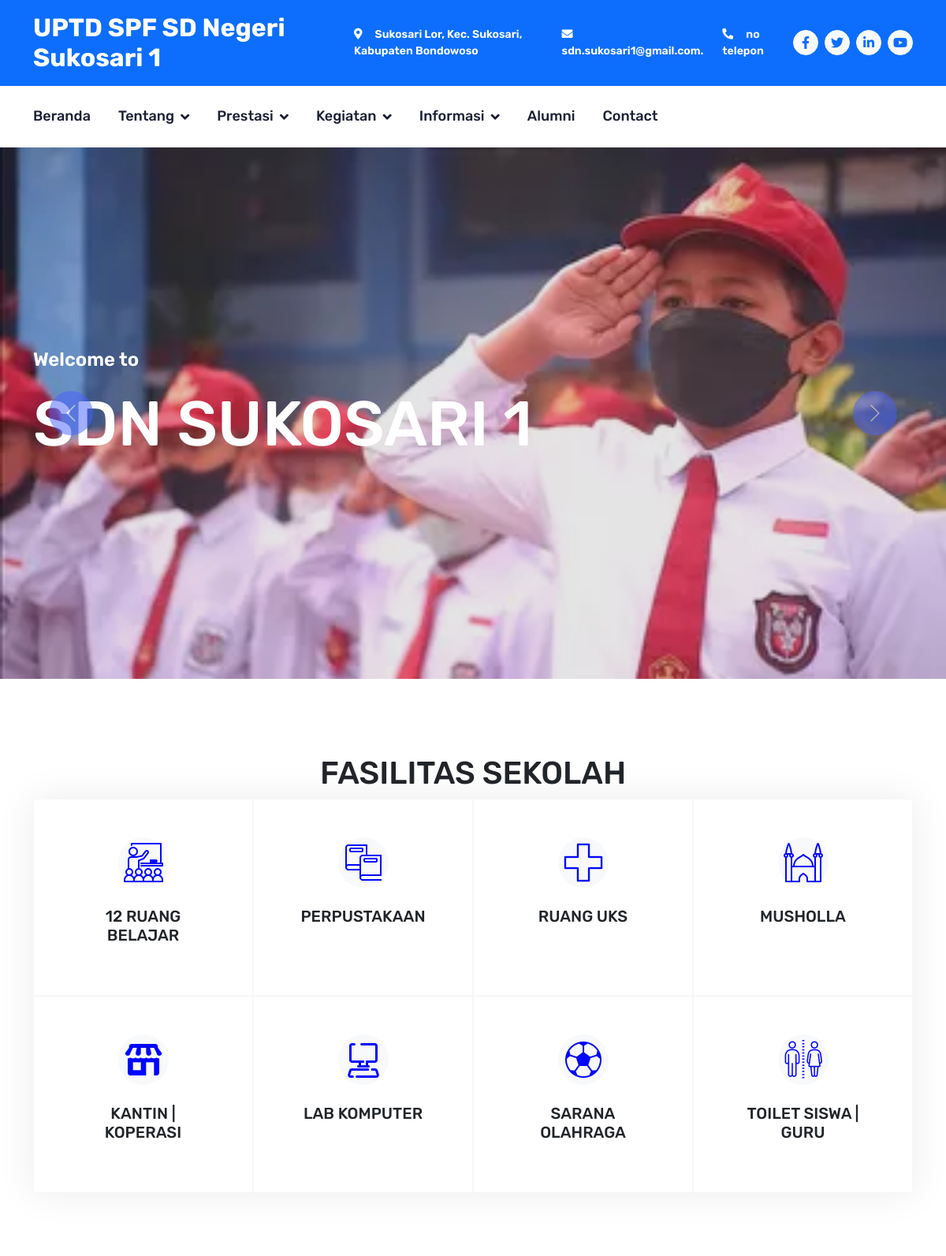
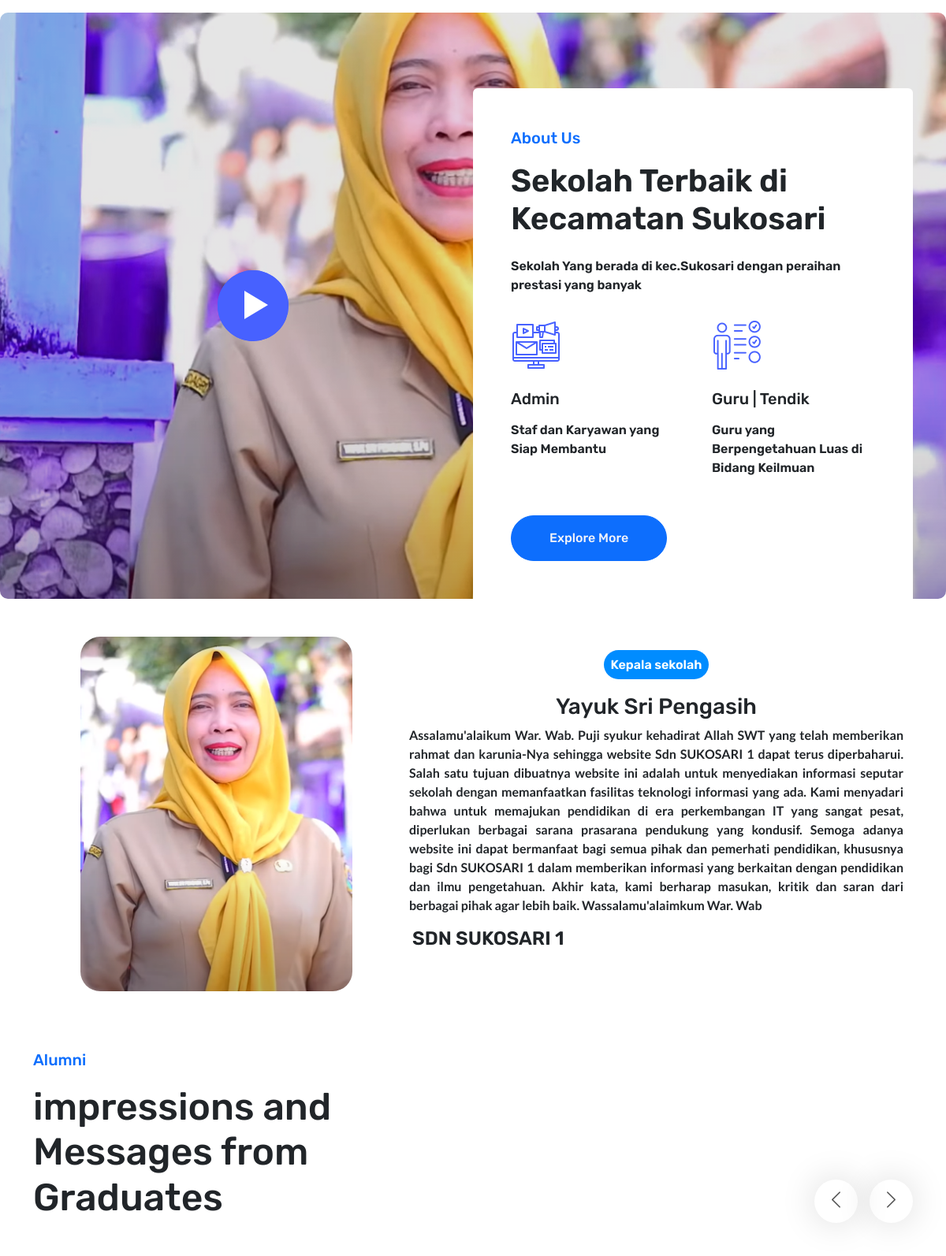
The page / (upper part) on the database its author committed (2 pictures, top to bottom).
### data/models.py (models this page shows, shortened)
class Fasilitas(models.Model):
    icon = models.ImageField(upload_to='images/fasilitas/')
    deskripsi = models.CharField(max_length=1000,null=True, blank=True)
    class Meta:
        verbose_name_plural="Fasilitas"

### data/views.py (the view)
# urls.py: path('', views.beranda, name='home'),
def beranda(request):
 fasilitas = Fasilitas.objects.all()
 data_alumnilk = AlumniLK.objects.all()
 data_alumnipr = AlumniPR.objects.all()
 context={
  'fasilitas': fasilitas,
  'data_alumnilk':data_alumnilk,
  'data_alumnipr':data_alumnipr,
 }
 return render(request,'view/utama.html',context)

### data/templates/view/utama.html (shortened to what this page needs)
{% extends "layout/core.html" %}
{% load static %}
{% block content %}
 <div class="container-fluid px-0 mb-5">
 <div
   id="header-carousel"
   class="carousel slide carousel-fade"
   data-bs-ride="carousel"
 >
   <div class="carousel-inner">
     <div class="carousel-item active">
       <img class="w-100" src="{% static 'sd/img/carousel-1.jpg' %}" alt="Image" />
       <div class="carousel-caption">
         <div class="container">
           <div class="row justify-content-start">
             <div class="col-lg-7 text-start">
               <p class="fs-4 text-white animated slideInRight">
                 Welcome to
               </p>
               <h1 class="display-1 text-white mb-4 animated slideInRight" style="font-weight: 500;">
                 SDN SUKOSARI 1
               </h1>
             </div>
           </div>
         </div>
       </div>
     </div>
   </div>
   <button
     class="carousel-control-prev"
     type="button"
     data-bs-target="#header-carousel"
     data-bs-slide="prev"
   >
     <span class="carousel-control-prev-icon" aria-hidden="true"></span>
   </button>
   <button
     class="carousel-control-next"
     type="button"
     data-bs-target="#header-carousel"
     data-bs-slide="next"
   >
     <span class="carousel-control-next-icon" aria-hidden="true"></span>
   </button>
 </div>
</div>
 <div class="container-xxl py-5">
  <h1 align='center'>FASILITAS SEKOLAH</h1>
 <div class="container">
   <div class="row g-0 feature-row row-cols-2 row-cols-md-4">
     {% for fasilitas in fasilitas %}
     <div class="col-md-6 col-lg-3 wow fadeIn" data-wow-delay="0.1s">
      <div class="feature-item border h-100 p-5">
        <div
          class="btn-square bg-light rounded-circle mb-4"
          style="inline-size: 64px; height: 64px; margin:0 auto"
        >
          <img class="img-fluid" style="" src="{{ fasilitas.icon.url }}" alt="Icon"/>
        </div>
        <h5 class="mb-3 text-center">{{ fasilitas.deskripsi }}</h5>
      </div>
    </div>
     {% endfor %}
   </div>
 </div>
</div>
 <div class="container-xxl about my-5">
 <div class="container">
   <div class="row g-0">
     <div class="col-lg-6">
       <div
         class="h-100 d-flex align-items-center justify-content-center"
         style="min-height: 300px"
       >
         <button
           type="button"
           class="btn-play"
           data-bs-toggle="modal"
           data-src="https://www.youtube.com/embed/DWRcNpR6Kdc"
           data-bs-target="#videoModal"
         >
           <span></span>
         </button>
       </div>
     </div>
     <div class="col-lg-6 pt-lg-5 wow fadeIn" data-wow-delay="0.5s">
       <div class="bg-white rounded-top p-5 mt-lg-5">
         <p class="fs-5 fw-medium text-primary">About Us</p>
         <h1 class="display-6 mb-4 fw-semibold">
          Sekolah Terbaik di Kecamatan Sukosari
         </h1>
         <p class="mb-4">
           Sekolah Yang berada di kec.Sukosari dengan peraihan prestasi yang banyak
         </p>
         <div class="row g-5 pt-2 mb-5">
           <div class="col-sm-6">
             <img
               class="img-fluid mb-4"
               src="{% static 'sd/img/icon/icon-5.png' %}"
               alt=""
             />
             <h5 class="mb-3">Admin</h5>
             <span>Staf dan Karyawan yang Siap Membantu</span>
           </div>
           <div class="col-sm-6">
             <img
               class="img-fluid mb-4"
               src="{% static 'sd/img/icon/icon-2.png' %}"
               alt=""
             />
             <h5 class="mb-3">Guru | Tendik</h5>
             <span
               >Guru yang Berpengetahuan Luas di Bidang Keilmuan</span
             >
           </div>
         </div>
         <a
           class="btn btn-primary rounded-pill py-3 px-5"
           href="{% url 'profile' %}"
           >Explore More</a
         >
       </div>
     </div>
   </div>
 </div>
</div>
 <div class="container">
 <div class="container mt-120">
   <div class="row">
     <div class="col-xl-5 col-lg-6 col-sm-12 mb-30" align="center">
       <img src="{% static 'sd/img/ks.png' %}" alt=""  class="bdrd-16 img-responsive" width="345 px" height="450 px" id="kepsek"/>
     </div>
     <div class="col-xl-7 col-lg-6 col-sm-12 block-we-do" align="center">
      <br>
       <span class="tag-1 bg-6 color-blue-900" id="ks" >Kepala sekolah</span>
       <br><br>
       <h3 class="text-heading-1 mt-20" >	Yayuk Sri Pengasih</h3>
       <p class="text-body-lead-large color-gray-600 mt-30" id="teks">
         Assalamu'alaikum War. Wab. Puji syukur kehadirat Allah SWT yang
         telah memberikan rahmat dan karunia-Nya sehingga website Sdn SUKOSARI 1 dapat terus diperbaharui. Salah satu tujuan dibuatnya
         website ini adalah untuk menyediakan informasi seputar sekolah
         dengan memanfaatkan fasilitas teknologi informasi yang ada. Kami
         menyadari bahwa untuk memajukan pendidikan di era perkembangan IT
         yang sangat pesat, diperlukan berbagai sarana prasarana pendukung
         yang kondusif. Semoga adanya website ini dapat bermanfaat bagi
         semua pihak dan pemerhati pendidikan, khususnya bagi Sdn SUKOSARI 1 dalam memberikan informasi yang berkaitan
         dengan pendidikan dan ilmu pengetahuan. Akhir kata, kami berharap
         masukan, kritik dan saran dari berbagai pihak agar lebih baik.
         Wassalamu'alaimkum War. Wab
       </p>
       <div class="row mt-20">
         <div class="col-lg-6 col-sm-6 col-12 mt-20">
           <h4 class="text-heading-6 d-flex">
             <span
               >SDN SUKOSARI 1</span
             >
           </h4>
         </div>
       </div>
     </div>
   </div>
 </div>
</div>
<br />
<div class="container-xxl pt-5">
    <div class="container">
      <div
        class="text-center text-md-start pb-5 pb-md-0 wow fadeInUp"
        data-wow-delay="0.1s"
        style="max-width: 500px"
      >
        <p class="fs-5 fw-medium text-primary">Alumni</p>
        <h1 class="display-5 mb-5 fw-medium">
          impressions and Messages from Graduates
        </h1>
      </div>
    </div>
   </div>
   <br>
{% endblock content %}

### data/templates/layout/core.html (shortened to what this page needs)
{% load static %}
<!DOCTYPE html>
<html lang="en">
  <head>
    <link
      href="https://cdnjs.cloudflare.com/ajax/libs/font-awesome/5.10.0/css/all.min.css"
      rel="stylesheet"
    />
    <link rel="stylesheet" href="{% static 'sd/css/all.min.css' %}">
    <link
      href="https://cdn.jsdelivr.net/npm/bootstrap-icons@1.4.1/font/bootstrap-icons.css"
      rel="stylesheet"
    />
    <link rel="stylesheet" href="{% static 'sd/css/bootstrap-icons.css' %}">
    <link href=" {% static 'sd/lib/animate/animate.min.css' %} " rel="stylesheet" />
    <link href=" {% static 'sd/lib/owlcarousel/assets/owl.carousel.min.css' %} " rel="stylesheet" />
    <link href=" {% static 'sd/lib/lightbox/css/lightbox.min.css' %} " rel="stylesheet" />
    <link href="{% static 'sd/css/bootstrapmin.css' %}" rel="stylesheet" />
    <link href="{% static 'sd/css/style.css' %}" rel="stylesheet" />
    <link rel="stylesheet" href="{% static 'css/kepsek.css' %}" />
    <link rel="stylesheet" href="{% static 'css/static.css' %}">
    <link rel="stylesheet" href="{% static 'css/vm.css' %}">
    <link rel="stylesheet" href="{% static 'sd/css/kepsek.css' %}">
  </head>
  <body>
    {% include "component/topbar.html" %}
    {% include "component/navbar.html" %}
    {% block content %}
    {% endblock content %}
  </body>
</html>

### data/templates/component/topbar.html
<div class="container-fluid bg-primary text-white d-none d-lg-flex">
 <div class="container py-3">
   <div class="d-flex align-items-center">
     <a href="{% url 'home' %}" class="link-sch">
       <h2 class="text-white fw-bold m-0">
         UPTD SPF SD Negeri Sukosari 1
       </h2>
     </a>
     <div class="ms-auto d-flex align-items-center">
       <small class="ms-4"
         ><i class="fa fa-map-marker-alt me-3"></i>Sukosari Lor, Kec.
         Sukosari, Kabupaten Bondowoso</small
       >
       <small class="ms-4"
         ><i class="fa fa-envelope me-3"></i
         >sdn.sukosari1@gmail.com.</small
       >
       <small class="ms-4"
         ><i class="fa fa-phone-alt me-3"></i>no telepon</small
       >
       <div class="ms-3 d-flex">
         <a
           class="btn btn-sm-square btn-light text-primary rounded-circle ms-2 icon-link"
           href="#"
           ><i class="fab fa-facebook-f"></i
         ></a>
         <a
           class="btn btn-sm-square btn-light text-primary rounded-circle ms-2 icon-link"
           href="#"
           ><i class="fab fa-twitter"></i
         ></a>
         <a
           class="btn btn-sm-square btn-light text-primary rounded-circle ms-2 icon-link"
           href="#"
           ><i class="fab fa-linkedin-in"></i
         ></a>
         <a
           class="btn btn-sm-square btn-light text-primary rounded-circle ms-2 icon-link"
           href="https://www.youtube.com/@UPTDSPFSDNSUKOSARI1"
           ><i class="fab fa-youtube"></i
         ></a>
       </div>
     </div>
   </div>
 </div>
</div>

### data/templates/component/navbar.html (shortened to what this page needs)
<div class="container-fluid bg-white sticky-top">
 <div class="container">
   <nav class="navbar navbar-expand-lg bg-white navbar-light p-lg-0">
     <div class="collapse navbar-collapse" id="navbarCollapse">
       <div class="navbar-nav">
         <a href="{% url 'home' %}" class="nav-item nav-link {% if menu == 'home' %} active {% endif %}">Beranda</a>
         <div class="nav-item dropdown">
           <a href="#" class="nav-link dropdown-toggle {% if menu == 'about' %} active {% endif %}" data-bs-toggle="dropdown">Tentang</a>
          </div>
         <div class="nav-item dropdown">
           <a href="#" class="nav-link dropdown-toggle {% if menu == '' %} active {% endif %}" data-bs-toggle="dropdown">Prestasi</a>
          </div>
         <div class="nav-item dropdown">
           <a href="#" class="nav-link dropdown-toggle {% if menu == 'performance' %} active {% endif %}" data-bs-toggle="dropdown">Kegiatan</a>
          </div>
         <div class="nav-item dropdown">
           <a href="#" class="nav-link dropdown-toggle {% if menu == '' %} active {% endif %}" data-bs-toggle="dropdown">Informasi</a>
          </div>
         <a href="{% url 'testimonial' %}" class="nav-item nav-link {% if menu == 'testimonial' %} active {% endif %}">Alumni</a>
         <a href="{% url 'contact' %}" class="nav-item nav-link {% if menu == 'contact' %} active {% endif %}">Contact</a>
       </div>
     </div>
   </nav>
 </div>
</div>

### static/sd/css/style.css (style rules this page uses)
:root { --primary: #4761FF; --secondary: #555555; --light: #F1F3FA; --dark: #1C2035; }
.fw-medium { font-weight: 500; }
.btn { transition: .5s; font-weight: 500; }
.btn-primary, .btn-outline-primary:hover { color: var(--light); }
.btn-square { width: 38px; height: 38px; }
.btn-sm-square { width: 32px; height: 32px; }
.btn-square, .btn-sm-square, .btn-lg-square { padding: 0; display: flex; align-items: center; justify-content: center; font-weight: normal; }
.sticky-top { top: -100px; transition: .5s; }
.navbar .navbar-nav .nav-link { margin-right: 35px; padding: 25px 0; color: var(--dark); font-size: 18px; font-weight: 500; outline: none; }
.navbar .dropdown-toggle::after { border: none; content: "\f107"; font-family: "Font Awesome 5 Free"; font-weight: 900; vertical-align: middle; margin-left: 8px; }
.carousel-caption { top: 0; left: 0; right: 0; bottom: 0; display: flex; align-items: center; background: rgba(0, 0, 0, .1); z-index: 1; }
.carousel-control-prev, .carousel-control-next { width: 15%; }
.carousel-control-prev-icon, .carousel-control-next-icon { width: 3.5rem; height: 3.5rem; border-radius: 3.5rem; background-color: var(--primary); border: 15px solid var(--primary); }
.feature-row { box-shadow: 0 0 45px rgba(0, 0, 0, .08); }
.feature-item { border-color: rgba(0, 0, 0, .03) !important; }
.about { background: linear-gradient(rgba(0, 0, 0, .1), rgba(0, 0, 0, .1)), url(../img/about.png) left center no-repeat; background-size: cover; border-radius: 10px; }
.btn-play { position: relative; display: block; box-sizing: content-box; width: 36px; height: 46px; border-radius: 100%; border: none; outline: none !important; padding: 18px 20px 20px 28px; background: var(--primary); }
.btn-play:before { content: ""; position: absolute; z-index: 0; left: 50%; top: 50%; transform: translateX(-50%) translateY(-50%); display: block; width: 90px; height: 90px; background: var(--primary); border-radius: 100%; animation: pulse-border 1500ms ease-out infinite; }
.btn-play:after { content: ""; position: absolute; z-index: 1; left: 50%; top: 50%; transform: translateX(-50%) translateY(-50%); display: block; width: 90px; height: 90px; background: var(--primary); border-radius: 100%; transition: all 200ms; }
.btn-play span { display: block; position: relative; z-index: 3; width: 0; height: 0; left: 3px; border-left: 30px solid #FFFFFF; border-top: 18px solid transparent; border-bottom: 18px solid transparent; }
.container-fluid { width: 100% !important; }

### static/sd/css/kepsek.css (style rules this page uses)
#kepsek { border-radius: 25px; }
#ks { border: 1px solid transparent; padding: 8px; font-size: bold 5px; border-radius: 25px; color: rgb(255, 255, 255); background-color: rgb(0, 140, 255); }
#teks { text-align: justify; font-family: 'Lato', sans-serif; }

### data/templates/layout/core.html (style rules this page uses)
* { font-family: "Rubik", sans-serif; font-optical-sizing: auto; font-weight: 600; font-style: normal; }

### rows shown on the page
Fasilitas: icon (picture), deskripsi "12 RUANG BELAJAR"
Fasilitas: icon (picture), deskripsi "PERPUSTAKAAN"
Fasilitas: icon (picture), deskripsi "RUANG UKS"
Fasilitas: icon (picture), deskripsi "MUSHOLLA"
Fasilitas: icon (picture), deskripsi "KANTIN | KOPERASI"
Fasilitas: icon (picture), deskripsi "LAB KOMPUTER"
Fasilitas: icon (picture), deskripsi "SARANA OLAHRAGA"
Fasilitas: icon (picture), deskripsi "TOILET SISWA | GURU"
